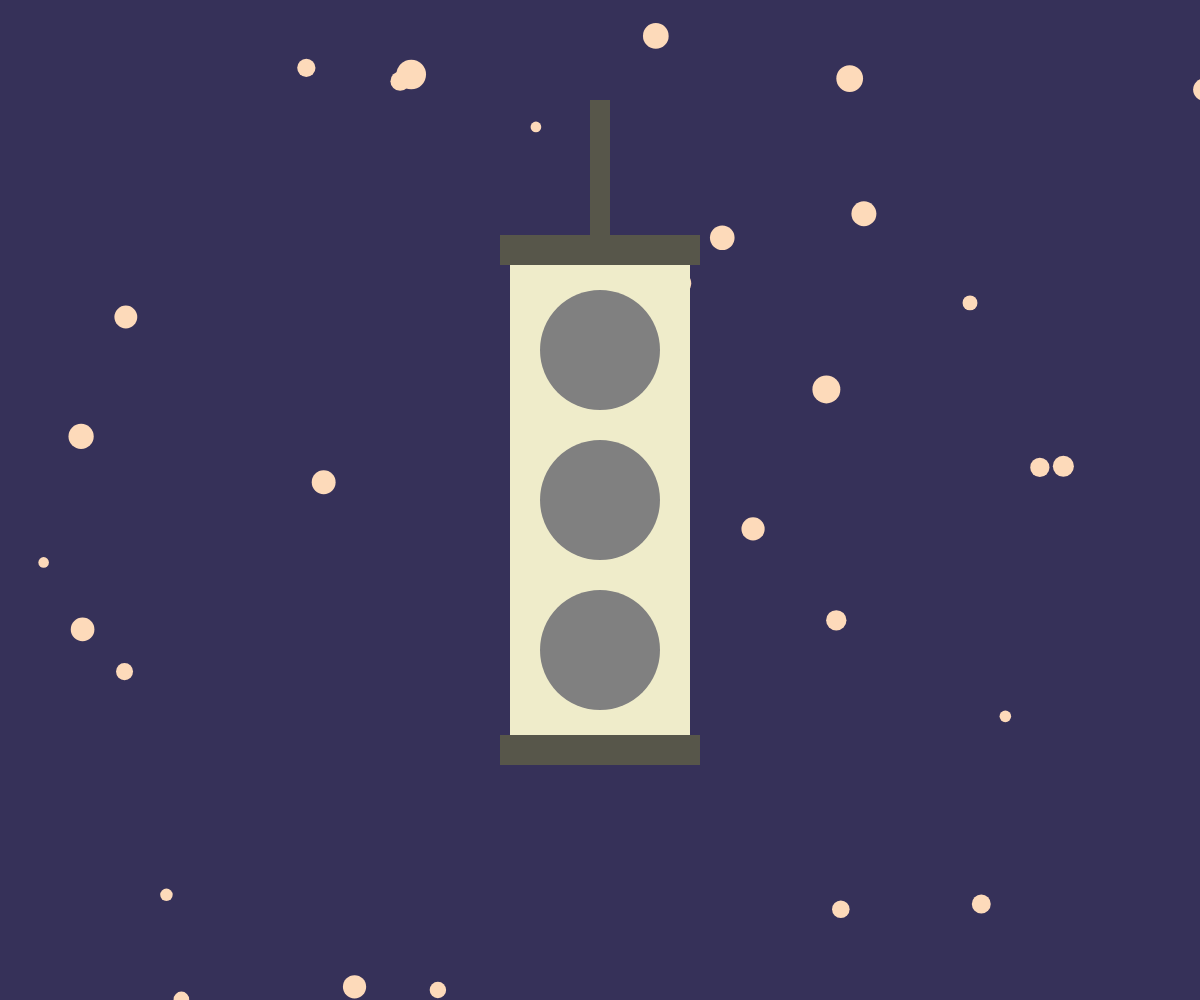
Frame 1 (no input)
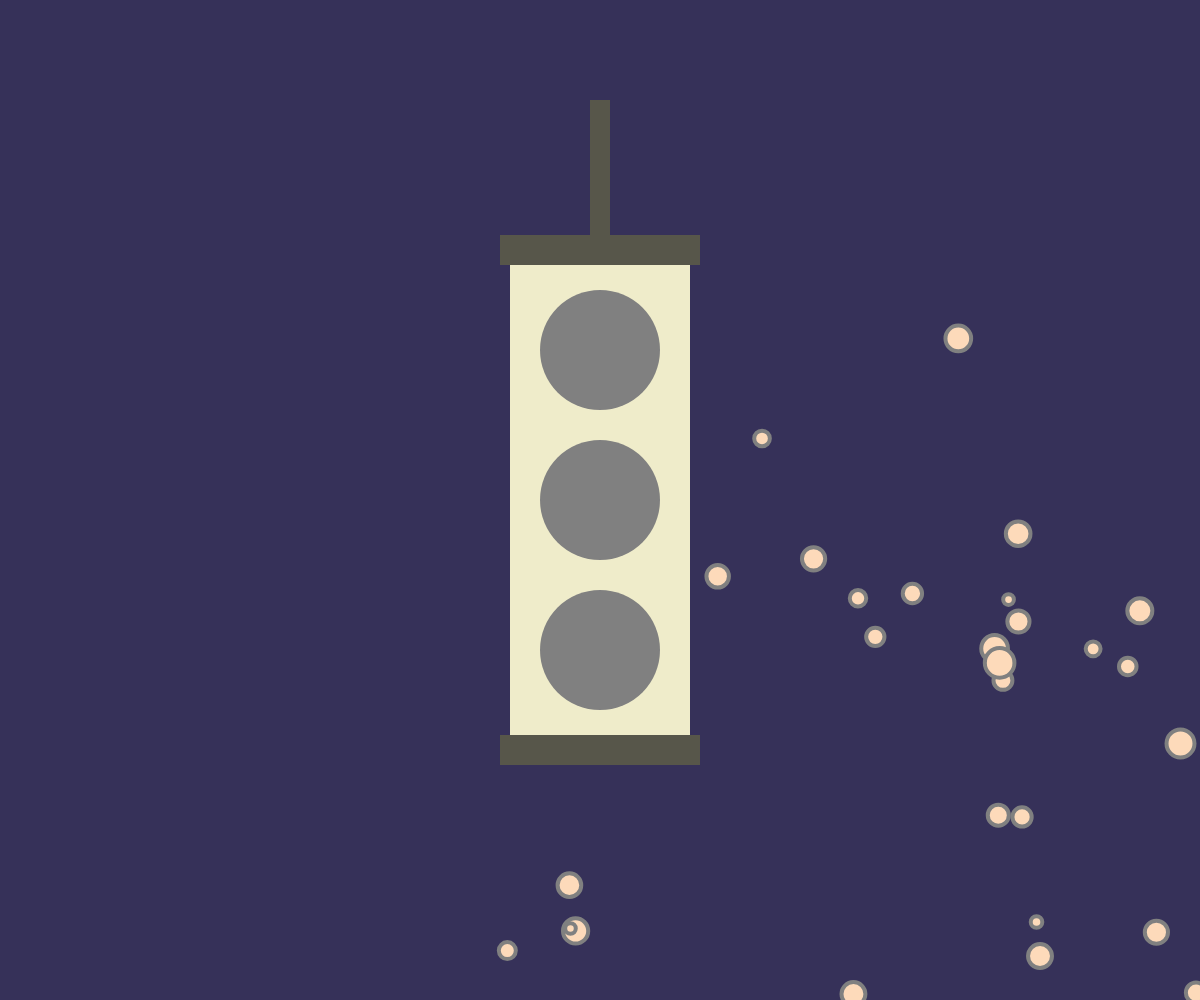
Frame 60 (no input)
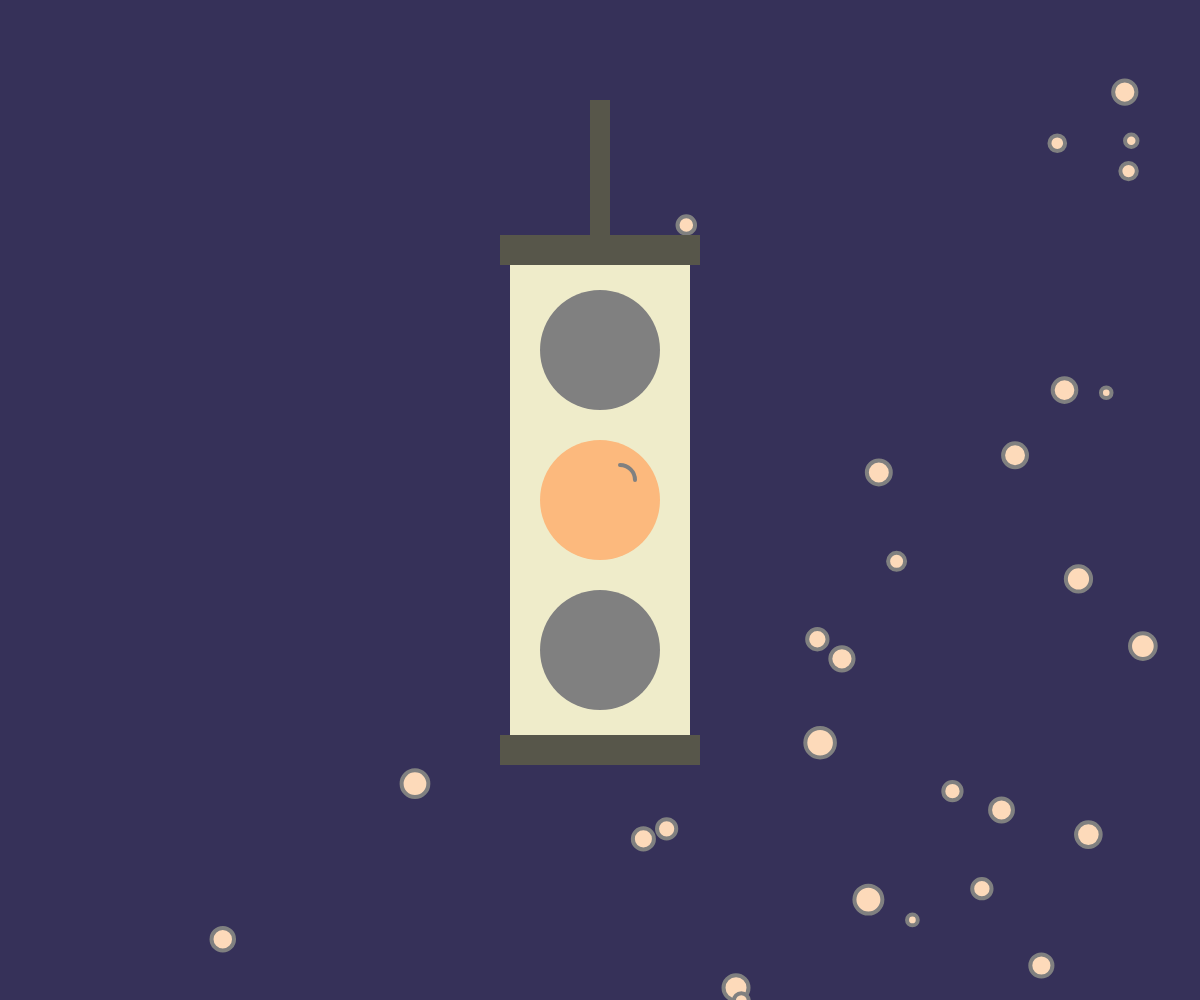
Frame 120 (the mouse pressed at the canvas centre since frame 60)

The p5.js sketch that drew these frames (run headless with seeded random() and noise() and a simulated clock; from frame 60 on, the mouse is pressed at the canvas centre):

// p5.js sketch
// ── sketch.js
var balls = [];

//SETUP
function setup() {
createCanvas(windowWidth,windowHeight);
angleMode(DEGREES);

var ballNumber = 30;

for (var i = 0; i < ballNumber; i++) {
    var lightsBall = new Ball(random(0,width), random(0,height), random(10,30));
    balls.push(lightsBall);
    lightsBall.speed = random(5,10);
    lightsBall.color = '#FDDABA';
  }
}

//VARIABLES
var lightArc1 = {};
var lightArc2 = {};
var lightArc3 = {};

var underBall1 = {};
var underBall2 = {};
var underBall3 = {};

var lightsBall = {};

var balls = [];

//DRAW
function draw() {
  background('#363159');

  for (var j = 0; j < balls.length; j++) {
    balls[j].move();
    balls[j].display();
  }


  push();
  rectMode(CENTER);
  noStroke();
  fill('#57564A');
  rect(windowWidth/2,windowHeight/2-300,20,200);

  fill('#EFECCA');
  rect(windowWidth/2,windowHeight/2,180,500);

  fill('#57564A');
  rect(windowWidth/2,windowHeight/2-250,200,30);
  rect(windowWidth/2,windowHeight/2+250,200,30);
  pop();

  var underBall1 = new Ball (windowWidth/2,windowHeight/2,120);
  var underBall2 = new Ball (windowWidth/2,windowHeight/2+150,120);
  var underBall3 = new Ball (windowWidth/2,windowHeight/2-150,120);

  var lightArc1 = new Light (windowWidth/2+20,windowHeight/2-20);
  var lightArc2 = new Light (windowWidth/2+20,windowHeight/2+130);
  var lightArc3 = new Light (windowWidth/2+20,windowHeight/2-170);



  underBall1.rollover1(mouseX, mouseY);
  underBall2.rollover2(mouseX, mouseY);
  underBall3.rollover3(mouseX, mouseY);

  lightArc1.rolloverArc1(mouseX,mouseY);
  lightArc2.rolloverArc1(mouseX,mouseY);
  lightArc3.rolloverArc1(mouseX,mouseY);

  underBall1.display();
  underBall2.display();
  underBall3.display();

  lightArc1.display();
  lightArc2.display();
  lightArc3.display();
}




//BALL GRAY AND COLORS
function Ball (_x, _y, _diameter) {
  this.x = _x;
  this.y = _y;
  this.diameter = _diameter;
  this.color = 'gray';
  this.stroke = noStroke();

  this.display = function() {
      fill(this.color);
      ellipse(this.x,this.y,this.diameter);
    }

    this.rollover1 = function(_px, _py)  {
      var d = dist(_px,_py, this.x, this.y);
      if(d < this.diameter){
        this.color = '#FCB97D';
      }else{

        this.color = 'gray';
      }
    }


    this.rollover2 = function(_px, _py)  {
      var d = dist(_px,_py, this.x, this.y+50);
      if(d < this.diameter){
        this.color = '#A9CBB7';
      }else{
        this.color = 'gray';
      }
    }


    this.rollover3 = function(_px, _py)  {
      var d = dist(_px,_py, this.x, this.y-50);
      if(d < this.diameter){
        this.color = '#F78571';
      }else{
        this.color = 'gray';
      }
    }

    var yDir = 1; //y direction
    var xDir = 1;

    this.move = function() {
    this.x += this.speed * xDir;
    this.y += this.speed * yDir;

    if (this.y > height || this.y < 0) {
      yDir = yDir * -1;
    }

    if (this.x > width || this.x < 0) {
      xDir = xDir * -1;
    }
  }
}







//ARC LIGHT
function Light (_x, _y) {
  this.x = _x;
  this.y = _y;
  this.width = 30;
  this.height = 30;
  this.start = 270;
  this.end = 0;
  this.stroke = '#EFECCA';
  this.strokeWeight = strokeWeight(4);


  this.display = function() {
      stroke(this.stroke);
      noFill();
      arc(this.x,this.y,this.width,this.height,this.start,this.end);
    }

  this.rolloverArc1 = function(_px, _py)  {
      var d = dist(_px,_py, this.x, this.y);
      if(d < this.diameter){
        this.stroke = '#EFECCA';
      }else{
        this.stroke = 'gray';
      }
    }


    this.rolloverArc2 = function(_px, _py)  {
        var d = dist(_px,_py, this.x, this.y);
        if(d < this.diameter){
          this.stroke = '#EFECCA';
        }else{
          this.stroke = 'gray';
        }
      }


      this.rolloverArc3 = function(_px, _py)  {
          var d = dist(_px,_py, this.x, this.y);
          if(d < this.diameter){
            this.stroke = '#EFECCA';
          }else{
            this.stroke = 'gray';
          }
        }
}

function windowResized() {
  resizeCanvas(windowWidth,windowHeight);
}
